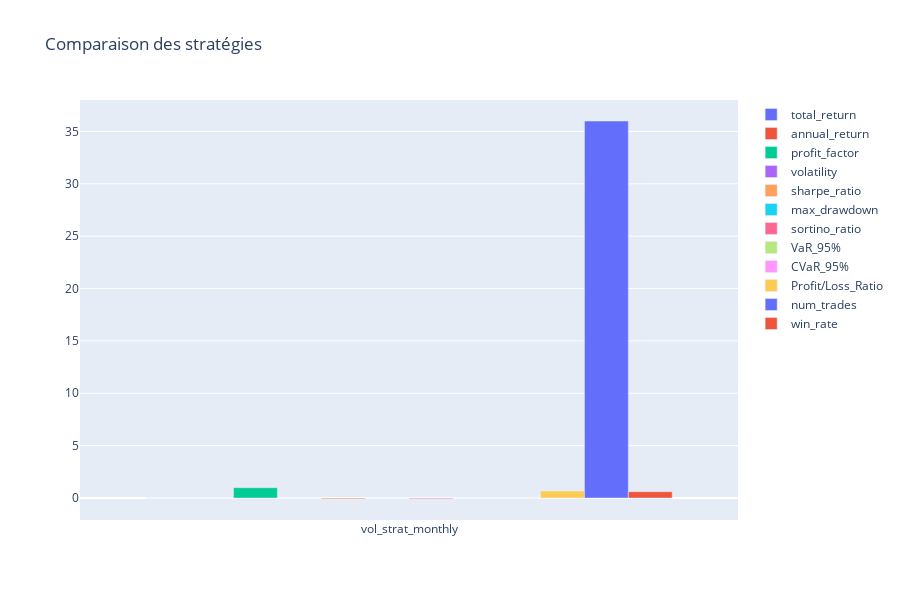

Notebook cell for this chart:
### Code cell
# Histogramme de comparaison des différentes stratégies
manager.compare_strategies(backend=backend)

### Figure 1 — Plotly figure (JSON) as saved in the notebook; plotly's stock layout.template omitted (floating-point values rounded to 4 significant figures)
{"data": [{"name": "total_return", "type": "bar", "x": ["vol_strat_monthly"], "y": [-1.623e-05]}, {"name": "annual_return", "type": "bar", "x": ["vol_strat_monthly"], "y": [-0.0003407]}, {"name": "profit_factor", "type": "bar", "x": ["vol_strat_monthly"], "y": [0.9839]}, {"name": "volatility", "type": "bar", "x": ["vol_strat_monthly"], "y": [0.003525]}, {"name": "sharpe_ratio", "type": "bar", "x": ["vol_strat_monthly"], "y": [-0.09666]}, {"name": "max_drawdown", "type": "bar", "x": ["vol_strat_monthly"], "y": [-0.000872]}, {"name": "sortino_ratio", "type": "bar", "x": ["vol_strat_monthly"], "y": [-0.0759]}, {"name": "VaR_95%", "type": "bar", "x": ["vol_strat_monthly"], "y": [-0.0003482]}, {"name": "CVaR_95%", "type": "bar", "x": ["vol_strat_monthly"], "y": [-0.0004681]}, {"name": "Profit/Loss_Ratio", "type": "bar", "x": ["vol_strat_monthly"], "y": [0.6559]}, {"name": "num_trades", "type": "bar", "x": ["vol_strat_monthly"], "y": [36]}, {"name": "win_rate", "type": "bar", "x": ["vol_strat_monthly"], "y": [0.6]}], "layout": {"barmode": "group", "height": 600, "title": {"text": "Comparaison des stratégies"}}}
